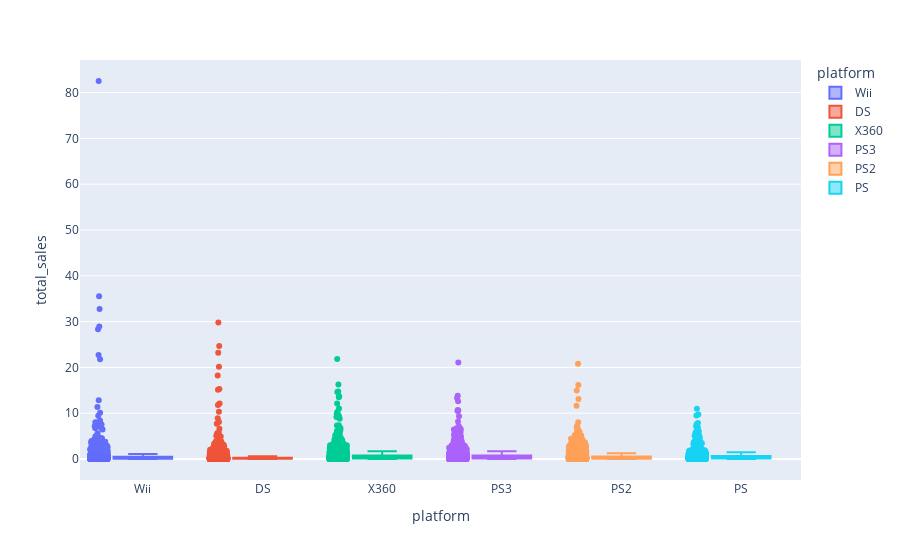

The notebook cell this image was saved under:
### Markdown cell above
When trying to represent the data in a boxplot we can see atypical values, pyplot express has not the capacity of ignore the outlier, the documentation use points with the parameters 'all', 'False' but they just extend the whiskers

### Code cell
fig1 = px.box(top6_sales_df,'platform','total_sales', color="platform", points='all')
fig1 = px.box(top6_sales_df,'platform','total_sales', color="platform", points=False) #Just extends the whiskers
fig1

### Figure 1 — Plotly figure (JSON) as saved in the notebook; plotly's stock layout.template omitted (floating-point values rounded to 4 significant figures; data arrays with more than 128 entries replaced by an {"elided": "..."} marker saying what was removed)
{"data": [{"alignmentgroup": "True", "boxpoints": "all", "hovertemplate": "platform=%{x}<br>total_sales=%{y}<extra></extra>", "legendgroup": "Wii", "marker": {"color": "#636efa"}, "name": "Wii", "notched": false, "offsetgroup": "Wii", "orientation": "v", "showlegend": true, "type": "box", "x": {"elided": "1320 str values"}, "x0": " ", "xaxis": "x", "y": {"elided": "1320 float values"}, "y0": " ", "yaxis": "y"}, {"alignmentgroup": "True", "boxpoints": "all", "hovertemplate": "platform=%{x}<br>total_sales=%{y}<extra></extra>", "legendgroup": "DS", "marker": {"color": "#EF553B"}, "name": "DS", "notched": false, "offsetgroup": "DS", "orientation": "v", "showlegend": true, "type": "box", "x": {"elided": "2151 str values"}, "x0": " ", "xaxis": "x", "y": {"elided": "2151 float values"}, "y0": " ", "yaxis": "y"}, {"alignmentgroup": "True", "boxpoints": "all", "hovertemplate": "platform=%{x}<br>total_sales=%{y}<extra></extra>", "legendgroup": "X360", "marker": {"color": "#00cc96"}, "name": "X360", "notched": false, "offsetgroup": "X360", "orientation": "v", "showlegend": true, "type": "box", "x": {"elided": "1261 str values"}, "x0": " ", "xaxis": "x", "y": {"elided": "1261 float values"}, "y0": " ", "yaxis": "y"}, {"alignmentgroup": "True", "boxpoints": "all", "hovertemplate": "platform=%{x}<br>total_sales=%{y}<extra></extra>", "legendgroup": "PS3", "marker": {"color": "#ab63fa"}, "name": "PS3", "notched": false, "offsetgroup": "PS3", "orientation": "v", "showlegend": true, "type": "box", "x": {"elided": "1331 str values"}, "x0": " ", "xaxis": "x", "y": {"elided": "1331 float values"}, "y0": " ", "yaxis": "y"}, {"alignmentgroup": "True", "boxpoints": "all", "hovertemplate": "platform=%{x}<br>total_sales=%{y}<extra></extra>", "legendgroup": "PS2", "marker": {"color": "#FFA15A"}, "name": "PS2", "notched": false, "offsetgroup": "PS2", "orientation": "v", "showlegend": true, "type": "box", "x": {"elided": "2161 str values"}, "x0": " ", "xaxis": "x", "y": {"elided": "2161 float values"}, "y0": " ", "yaxis": "y"}, {"alignmentgroup": "True", "boxpoints": "all", "hovertemplate": "platform=%{x}<br>total_sales=%{y}<extra></extra>", "legendgroup": "PS", "marker": {"color": "#19d3f3"}, "name": "PS", "notched": false, "offsetgroup": "PS", "orientation": "v", "showlegend": true, "type": "box", "x": {"elided": "1197 str values"}, "x0": " ", "xaxis": "x", "y": {"elided": "1197 float values"}, "y0": " ", "yaxis": "y"}], "layout": {"boxmode": "overlay", "legend": {"title": {"text": "platform"}, "tracegroupgap": 0}, "margin": {"t": 60}, "xaxis": {"anchor": "y", "categoryarray": ["Wii", "DS", "X360", "PS3", "PS2", "PS"], "categoryorder": "array", "domain": [0, 1], "title": {"text": "platform"}}, "yaxis": {"anchor": "x", "domain": [0, 1], "title": {"text": "total_sales"}}}}
